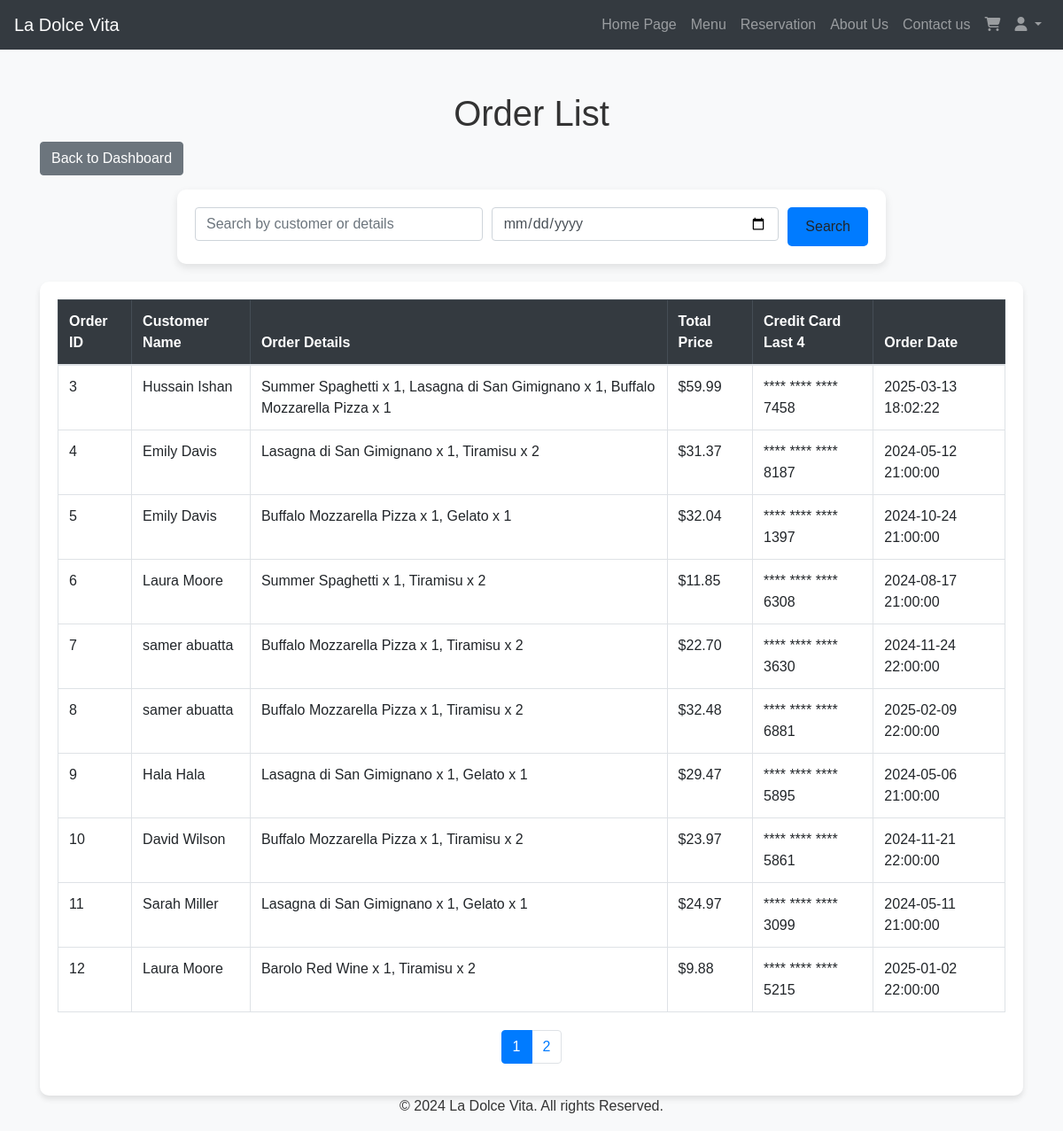
Screenshot of /index.php?page=admin_orders_list (signed in) with the database file from the repository.
### tables this page shows
CREATE TABLE IF NOT EXISTS `orders` (
  `OrderID` int NOT NULL AUTO_INCREMENT,
  `CustomerID` int DEFAULT NULL,
  `OrderDetails` text NOT NULL,
  `TotalPrice` decimal(10,2) NOT NULL,
  `CreditCardLast4` char(4) NOT NULL,
  `OrderDate` timestamp NULL DEFAULT CURRENT_TIMESTAMP,
  PRIMARY KEY (`OrderID`)
);

CREATE TABLE IF NOT EXISTS `accounts` (
  `AccountID` int NOT NULL AUTO_INCREMENT,
  `FName` varchar(30) NOT NULL,
  `LName` varchar(30) NOT NULL,
  `Username` varchar(30) NOT NULL,
  `Password` varchar(255) NOT NULL,
  `Email` varchar(50) NOT NULL,
  `Role` enum('admin','user') NOT NULL DEFAULT 'user',
  PRIMARY KEY (`AccountID`),
  UNIQUE KEY `Username` (`Username`),
  UNIQUE KEY `Email` (`Email`)
);

### src/controller/admin/Orders.php (the view, shortened to what this page needs)
<?php
require_once realpath(__DIR__ . '/../../../config/config.php');
$search_query = "";
$date_filter = "";
$limit = 10;
$p = isset($_GET['p']) ? (int)$_GET['p'] : 1;
$offset = ($p - 1) * $limit;
$sql = "SELECT O.OrderID, A.FName, A.LName, O.OrderDetails, O.TotalPrice, O.CreditCardLast4, O.OrderDate
        FROM orders O
        JOIN accounts A ON O.CustomerID = A.AccountID
        WHERE 1";
$sql .= " LIMIT ? OFFSET ?";
$stmt = $mysqli->prepare($sql);
if ($search_query && $date_filter) {
    $search_param = "%$search_query%";
    $stmt->bind_param("ssssiii", $search_param, $search_param, $search_param, $search_param, $date_filter, $limit, $offset);
} elseif ($search_query) {
    $search_param = "%$search_query%";
    $stmt->bind_param("ssssii", $search_param, $search_param, $search_param, $search_param, $limit, $offset);
} elseif ($date_filter) {
    $stmt->bind_param("sii", $date_filter, $limit, $offset);
} else {
    $stmt->bind_param("ii", $limit, $offset);
}
$stmt->execute();
$result = $stmt->get_result();
$count_sql = "SELECT COUNT(*) AS total
              FROM orders O
              JOIN accounts A ON O.CustomerID = A.AccountID
              WHERE 1";
$stmt_count = $mysqli->prepare($count_sql);
$stmt_count->execute();
$count_result = $stmt_count->get_result();
$total_row = $count_result->fetch_assoc();
$total_records = $total_row['total'];
$total_pages = ceil($total_records / $limit);
?>
<!DOCTYPE html>
<html lang="en">
<head>
    <link rel="stylesheet" href="https://cdnjs.cloudflare.com/ajax/libs/font-awesome/5.15.4/css/all.min.css">
    <link rel="stylesheet" href="https://stackpath.bootstrapcdn.com/bootstrap/4.5.2/css/bootstrap.min.css">
    <link rel="stylesheet" href="/assets/css/styles.css">
</head>
<body>
    <header id="navbar">
        <?php require_once realpath(__DIR__ . '/../../views/header.php'); ?>
    </header>
    <div class="container mt-5">
        <h1 class="text-center">Order List</h1>
        <a href="index.php?page=admin_dashboard" class="btn btn-secondary mb-3">Back to Dashboard</a>
        <div class="search-container">
            <div class="search-bar-card">
                <form method="GET" class="search-bar" action="index.php">
                    <input type="text" name="search" class="form-control" placeholder="Search by customer or details" value="<?= htmlspecialchars($search_query) ?>" style="flex: 1;">
                    <input type="date" name="date" class="form-control" value="<?= htmlspecialchars($date_filter) ?>">
                    <button type="submit" class="btn btn-search">Search</button>
                </form>
            </div>
        </div>
        <div class="table-wrapper table-responsive">
            <table class="table table-hover table-bordered">
                <thead class="table-dark">
                    <tr>
                        <th>Order ID</th>
                        <th>Customer Name</th>
                        <th>Order Details</th>
                        <th>Total Price</th>
                        <th>Credit Card Last 4</th>
                        <th>Order Date</th>
                    </tr>
                </thead>
                <tbody>
                    <?php if (mysqli_num_rows($result) > 0): ?>
                        <?php while ($row = $result->fetch_assoc()): ?>
                            <tr>
                                <td><?= htmlspecialchars($row['OrderID']) ?></td>
                                <td><?= htmlspecialchars($row['FName'] . " " . $row['LName']) ?></td>
                                <td><?= htmlspecialchars($row['OrderDetails']) ?></td>
                                <td>$<?= number_format($row['TotalPrice'], 2) ?></td>
                                <td><?php echo "**** **** **** " . htmlspecialchars($row['CreditCardLast4']); ?></td>
                                <td><?= date('Y-m-d H:i:s', strtotime($row['OrderDate'])) ?></td>
                            </tr>
                        <?php endwhile; ?>
                    <?php else: ?>
                        <tr>
                            <td colspan="6" class="text-center">No orders found.</td>
                        </tr>
                    <?php endif; ?>
                </tbody>
            </table>
            <?php if ($total_pages > 1): ?>
            <nav aria-label="Page navigation">
                <ul class="pagination justify-content-center">
                    <?php for ($i = 1; $i <= $total_pages; $i++): ?>
                        <li class="page-item <?= ($i == $p) ? 'active' : '' ?>">
                            <a class="page-link" href="index.php?page=admin_orders_list&p=<?= $i ?><?php if($search_query) echo '&search=' . urlencode($search_query); ?><?php if($date_filter) echo '&date=' . urlencode($date_filter); ?>">
                                <?= $i ?>
                            </a>
                        </li>
                    <?php endfor; ?>
                </ul>
            </nav>
            <?php endif; ?>
        </div>
    </div>
    <footer class="footer">
        <div class="container text-center">
            <p>&copy; 2024 La Dolce Vita. All rights Reserved. </p>
        </div>
    </footer>
</body>
</html>

### assets/css/styles.css (style rules this page uses)
* { margin: 0; padding: 0; box-sizing: border-box; }
body { font-family: 'Arial', sans-serif; color: #333; }

### src/controller/admin/Orders.php (style rules this page uses)
body { background-color: #f8f9fa; }
h1 { margin-top: 30px; color: #333; }
.search-container { display: flex; justify-content: center; margin-bottom: 20px; }
.search-bar-card { background-color: #ffffff; box-shadow: 0px 4px 10px rgba(0, 0, 0, 0.1); padding: 20px; border-radius: 10px; width: 100%; max-width: 800px; }
.search-bar { display: flex; flex-wrap: wrap; gap: 10px; }
.search-bar input { flex: 1; min-width: 150px; }
.btn-search { background-color: #007bff; border: none; padding: 10px 20px; border-radius: 5px; }
.table-wrapper { box-shadow: 0px 4px 6px rgba(0, 0, 0, 0.1); background-color: #fff; border-radius: 10px; padding: 20px; margin-top: 20px; }
.pagination { margin-top: 20px; }

### rows the page displays
orders: OrderID "3", accounts.FName+LName "Hussain Ishan", OrderDetails "Summer Spaghetti x 1, Lasagna di San Gimignano x 1, Buffalo Mozzarella Pizza x 1", TotalPrice "59.99", CreditCardLast4 "7458", OrderDate "2025-03-13 18:02:22"
orders: OrderID "4", accounts.FName+LName "Emily Davis", OrderDetails "Lasagna di San Gimignano x 1, Tiramisu x 2", TotalPrice "31.37", CreditCardLast4 "8187", OrderDate "2024-05-12 21:00:00"
orders: OrderID "5", accounts.FName+LName "Emily Davis", OrderDetails "Buffalo Mozzarella Pizza x 1, Gelato x 1", TotalPrice "32.04", CreditCardLast4 "1397", OrderDate "2024-10-24 21:00:00"
orders: OrderID "6", accounts.FName+LName "Laura Moore", OrderDetails "Summer Spaghetti x 1, Tiramisu x 2", TotalPrice "11.85", CreditCardLast4 "6308", OrderDate "2024-08-17 21:00:00"
orders: OrderID "7", accounts.FName+LName "samer abuatta", OrderDetails "Buffalo Mozzarella Pizza x 1, Tiramisu x 2", TotalPrice "22.70", CreditCardLast4 "3630", OrderDate "2024-11-24 22:00:00"
orders: OrderID "8", accounts.FName+LName "samer abuatta", OrderDetails "Buffalo Mozzarella Pizza x 1, Tiramisu x 2", TotalPrice "32.48", CreditCardLast4 "6881", OrderDate "2025-02-09 22:00:00"
orders: OrderID "9", accounts.FName+LName "Hala Hala", OrderDetails "Lasagna di San Gimignano x 1, Gelato x 1", TotalPrice "29.47", CreditCardLast4 "5895", OrderDate "2024-05-06 21:00:00"
orders: OrderID "10", accounts.FName+LName "David Wilson", OrderDetails "Buffalo Mozzarella Pizza x 1, Tiramisu x 2", TotalPrice "23.97", CreditCardLast4 "5861", OrderDate "2024-11-21 22:00:00"
orders: OrderID "11", accounts.FName+LName "Sarah Miller", OrderDetails "Lasagna di San Gimignano x 1, Gelato x 1", TotalPrice "24.97", CreditCardLast4 "3099", OrderDate "2024-05-11 21:00:00"
orders: OrderID "12", accounts.FName+LName "Laura Moore", OrderDetails "Barolo Red Wine x 1, Tiramisu x 2", TotalPrice "9.88", CreditCardLast4 "5215", OrderDate "2025-01-02 22:00:00"
